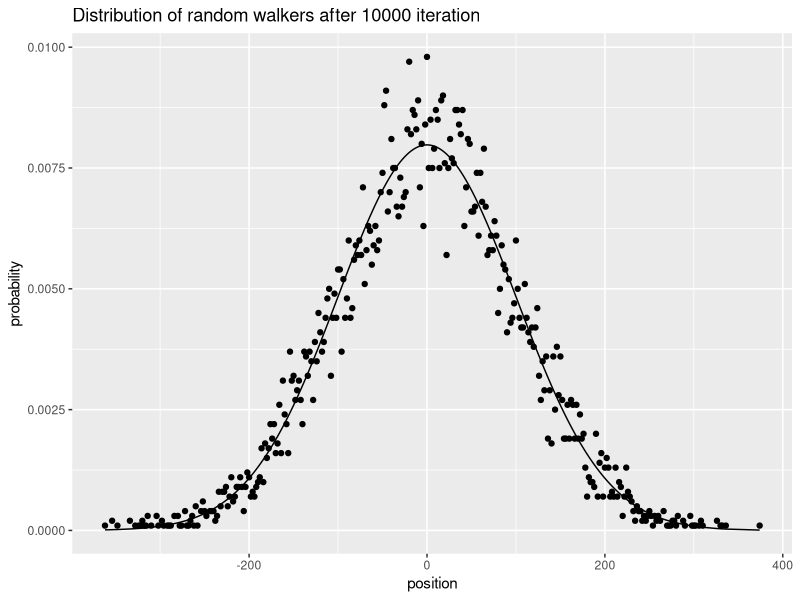
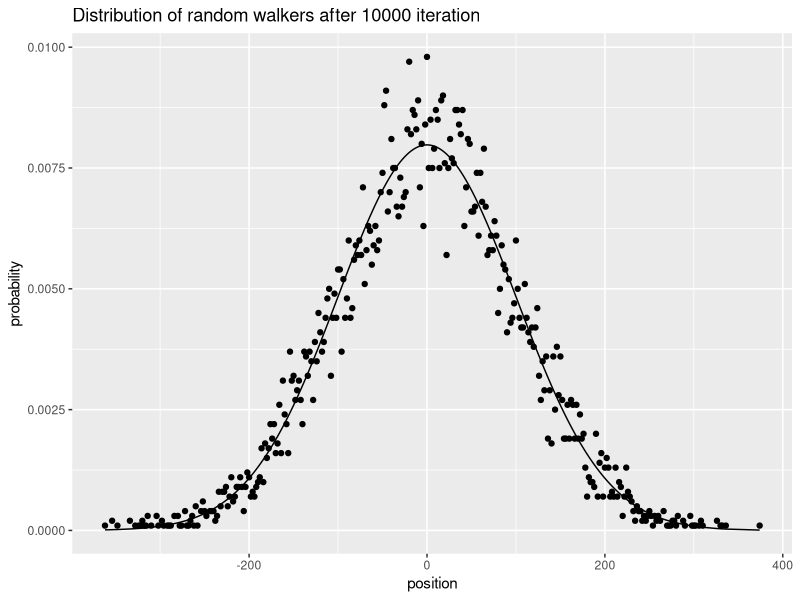

Write R code to recreate these figures, in order.
#!/bin/env Rscript

library(ggplot2)

data = read.csv("random_walk.csv")

iter = 10000

var = 1/2

data$gauss = 1/sqrt(pi * var * iter) * exp(-data$pos^2/(4 * iter * var))

chart <- ggplot(data, aes(x = pos))
chart + geom_point(aes(y=prob)) + xlab("position") + ylab("probability") + ggtitle(paste("Distribution of random walkers after", iter,"iteration")) + geom_line(aes(y=gauss))
ggsave(paste("random_walk", iter, ".png", sep=""))
